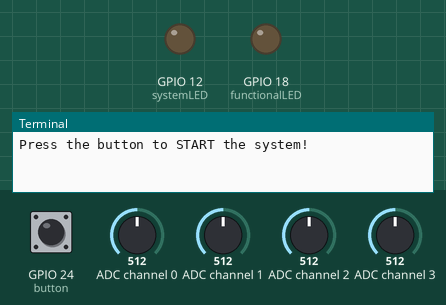
Recording of a program running on a simulated Raspberry Pi (BCM pin numbers). Shown: output pins drawn as LEDs (lit = HIGH), the last lines printed to the terminal. The test bench sets the inputs (shaded band); at power-on: GPIO 24 (button) HIGH, ADC channel 0 = 512, ADC channel 1 = 512, ADC channel 2 = 512, ADC channel 3 = 512 (analog values on the 0–1023 scale). At 9.3 s the program stops and its outputs stay as they are.

Above: at 5.0 s.
5.1 s: GPIO 24 (button) pulled LOW for 0.15 s
At 6.7 s:
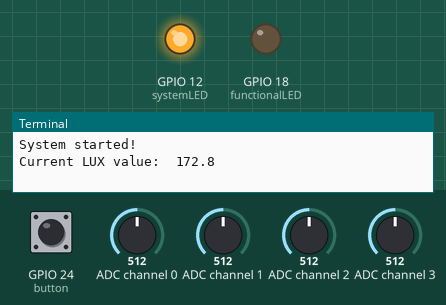
7.1 s: GPIO 24 (button) driven LOW
At 10.0 s:
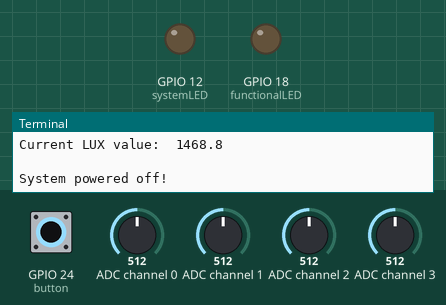
Timing chart, 0 to 10.8 s (numbered marks = the images above; inputs shaded):
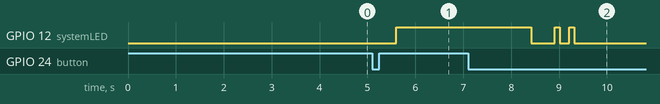

The program:

SSCproject.py
```python
import smbus
import time
import sys
import RPi.GPIO as GPIO

def calculateLux():
    LUX_HIGH_BYTE_REGISTER = 0x03
    LUX_LOW_BYTE_REGISTER = 0x04
    SENSOR_ADDRESS = 0x4a

    lux_HIGH = I2C_bus.read_i2c_block_data(SENSOR_ADDRESS, LUX_HIGH_BYTE_REGISTER)
    exponent = (0xf0 & lux_HIGH[0]) >> 4
    lux_LOW = I2C_bus.read_i2c_block_data(SENSOR_ADDRESS, LUX_LOW_BYTE_REGISTER)
    mantisa_HIGH = 0x0f & lux_HIGH[0]
    mantisa_LOW = 0x0f & lux_LOW[0]
    mantisa_FULL = (mantisa_HIGH << 4) | mantisa_LOW
    lux_final = 2 ** exponent * mantisa_FULL * 0.045
    return lux_final

def calculateDutyCycle(luxValue):
    value = 0
    unit = 1880

    if luxValue >= 0.045 and luxValue <= 188000:
        value = luxValue / unit
    elif luxValue < 0.045:
        value = 0
    elif luxValue > 188000:
        value = 100
    return (100 - int(round(value)))

def turnOffSystemLed():
    GPIO.output(12, GPIO.LOW)
    time.sleep(0.5)
    GPIO.output(12, GPIO.HIGH)
    time.sleep(0.1)
    GPIO.output(12, GPIO.LOW)
    time.sleep(0.2)
    GPIO.output(12, GPIO.HIGH)
    time.sleep(0.1)
    GPIO.output(12, GPIO.LOW)

systemLED = 12
functionalLED = 18
PIRSensorPIN = 16
buttonPIN = 24
I2C_bus = smbus.SMBus(1)
GPIO.setmode(GPIO.BCM)
GPIO.setwarnings(False)
GPIO.setup(functionalLED, GPIO.OUT)
GPIO.setup(systemLED, GPIO.OUT)
GPIO.setup(PIRSensorPIN, GPIO.IN)
pwmLED = GPIO.PWM(functionalLED, 100)
pwmLED.start(0)
GPIO.setup(buttonPIN, GPIO.IN, pull_up_down=GPIO.PUD_UP)
countFlag = 0
turnOFF = 0
turnON = 0

print "Press the button to START the system!"

while not turnOFF:
    PIRSensorInput = GPIO.input(16)
    button = GPIO.input(24)
    if not button:
        countFlag += 1
        time.sleep(0.5)
    if countFlag == 1:
        if turnON == 0:
            print "System started!"
            GPIO.output(systemLED, GPIO.HIGH)
            time.sleep(1)
            turnON = 1
        lux = calculateLux()
        print "Current LUX value: ", lux, "\n"
        time.sleep(0.4)

        if PIRSensorInput == 1:
            value = calculateDutyCycle(lux)
            print "! MOTION DETECTED !"
            GPIO.output(systemLED, GPIO.LOW)
            time.sleep(0.2)
            GPIO.output(systemLED, GPIO.HIGH)
            pwmLED.ChangeDutyCycle(value)
        else:
            pwmLED.ChangeDutyCycle(0)

    if countFlag == 2:
        time.sleep(0.5)
        print "System powered off!"
        GPIO.output(systemLED, GPIO.LOW)
        countFlag = 0
        turnOFF = 1

turnOffSystemLed()
```

Measured:
- after the input at 5.1 s, GPIO 12 (systemLED): LOW → HIGH after 0.50 s
- after the input at 7.1 s, GPIO 12 (systemLED): goes LOW 0.50 s, HIGH 0.10 s, LOW 0.20 s, HIGH 0.10 s, then LOW, starting after 1.3 s
